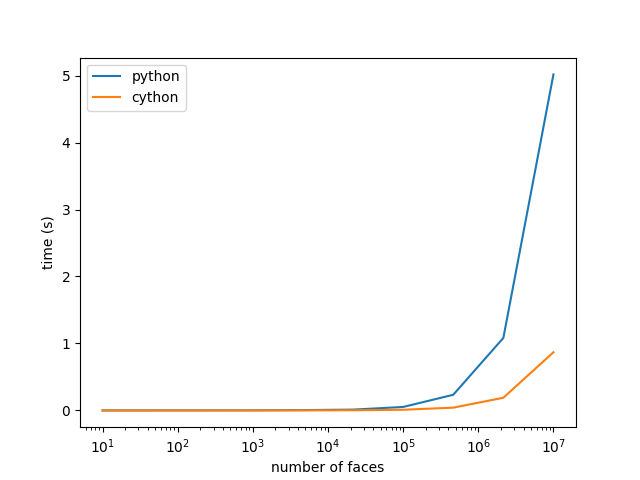

Write the Python code that produced this figure.
from ncells_from_cells import python_ncells_from_cells, cython_ncells_from_cells
import numpy as np
from time import time


times_python = []
times_cython = []

n_faces_list = np.logspace(1, 7, 10, dtype=int)
for n_faces in n_faces_list:

    array = np.tile([3, 0, 1, 2], n_faces)
    start = time()
    assert python_ncells_from_cells(array) == n_faces
    end = time()
    times_python.append(end - start)

    start = time()
    assert cython_ncells_from_cells(array) == n_faces
    end = time()
    times_cython.append(end - start)

import matplotlib.pyplot as plt
plt.plot(n_faces_list, times_python, label='python')
plt.plot(n_faces_list, times_cython, label='cython')
plt.legend()
plt.xlabel('number of faces')
plt.ylabel('time (s)')
plt.xscale('log')
plt.show()

for i, n_faces in enumerate(n_faces_list):
    print(f'{n_faces} points: python: {times_python[i]:.3f} s, cython: {times_cython[i]:.3f} s, ratio: {times_python[i]/times_cython[i]:.3f}')
